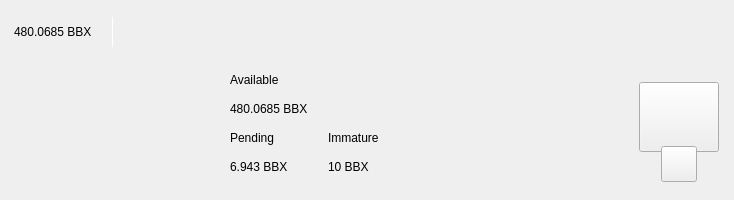
<?xml version="1.0" encoding="UTF-8"?>
<ui version="4.0">
 <class>TopBar</class>
 <widget class="QWidget" name="TopBar">
  <property name="geometry">
   <rect>
    <x>0</x>
    <y>0</y>
    <width>734</width>
    <height>200</height>
   </rect>
  </property>
  <property name="minimumSize">
   <size>
    <width>0</width>
    <height>200</height>
   </size>
  </property>
  <property name="maximumSize">
   <size>
    <width>16777215</width>
    <height>200</height>
   </size>
  </property>
  <property name="windowTitle">
   <string>Form</string>
  </property>
  <layout class="QVBoxLayout" name="verticalLayout_10" stretch="0">
   <property name="spacing">
    <number>0</number>
   </property>
   <property name="leftMargin">
    <number>0</number>
   </property>
   <property name="topMargin">
    <number>0</number>
   </property>
   <property name="rightMargin">
    <number>0</number>
   </property>
   <property name="bottomMargin">
    <number>0</number>
   </property>
   <item>
    <widget class="PFBorderImage" name="containerTop">
     <layout class="QVBoxLayout" name="verticalLayout_11">
      <property name="spacing">
       <number>0</number>
      </property>
      <property name="leftMargin">
       <number>0</number>
      </property>
      <property name="topMargin">
       <number>0</number>
      </property>
      <property name="rightMargin">
       <number>0</number>
      </property>
      <property name="bottomMargin">
       <number>0</number>
      </property>
      <item>
       <widget class="QWidget" name="top_container_2" native="true">
        <property name="minimumSize">
         <size>
          <width>0</width>
          <height>65</height>
         </size>
        </property>
        <layout class="QHBoxLayout" name="top_container">
         <property name="spacing">
          <number>0</number>
         </property>
         <property name="leftMargin">
          <number>14</number>
         </property>
         <property name="topMargin">
          <number>0</number>
         </property>
         <property name="rightMargin">
          <number>14</number>
         </property>
         <property name="bottomMargin">
          <number>0</number>
         </property>
         <item alignment="Qt::AlignVCenter">
          <widget class="QWidget" name="widgetTopAmount" native="true">
           <property name="sizePolicy">
            <sizepolicy hsizetype="Preferred" vsizetype="Maximum">
             <horstretch>0</horstretch>
             <verstretch>0</verstretch>
            </sizepolicy>
           </property>
           <layout class="QHBoxLayout" name="horizontalLayout_5">
            <property name="spacing">
             <number>0</number>
            </property>
            <property name="leftMargin">
             <number>0</number>
            </property>
            <property name="topMargin">
             <number>0</number>
            </property>
            <property name="rightMargin">
             <number>0</number>
            </property>
            <property name="bottomMargin">
             <number>0</number>
            </property>
            <item alignment="Qt::AlignTop">
             <widget class="QLabel" name="labelAmountTopPiv">
              <property name="minimumSize">
               <size>
                <width>0</width>
                <height>36</height>
               </size>
              </property>
              <property name="styleSheet">
               <string notr="true">padding:0px;margin:0px;</string>
              </property>
              <property name="text">
               <string>480.0685 BBX</string>
              </property>
             </widget>
            </item>
            <item>
             <spacer name="horizontalSpacer_11">
              <property name="orientation">
               <enum>Qt::Horizontal</enum>
              </property>
              <property name="sizeType">
               <enum>QSizePolicy::Fixed</enum>
              </property>
              <property name="sizeHint" stdset="0">
               <size>
                <width>20</width>
                <height>20</height>
               </size>
              </property>
             </spacer>
            </item>
            <item alignment="Qt::AlignVCenter">
             <widget class="QLabel" name="label_16">
              <property name="minimumSize">
               <size>
                <width>1</width>
                <height>30</height>
               </size>
              </property>
              <property name="maximumSize">
               <size>
                <width>1</width>
                <height>30</height>
               </size>
              </property>
              <property name="styleSheet">
               <string notr="true">background-color:white;
padding:0px;
border:none;</string>
              </property>
              <property name="text">
               <string/>
              </property>
             </widget>
            </item>
            <item>
             <spacer name="horizontalSpacer_12">
              <property name="orientation">
               <enum>Qt::Horizontal</enum>
              </property>
              <property name="sizeType">
               <enum>QSizePolicy::Fixed</enum>
              </property>
              <property name="sizeHint" stdset="0">
               <size>
                <width>20</width>
                <height>20</height>
               </size>
              </property>
             </spacer>
            </item>
           </layout>
          </widget>
         </item>
         <item>
          <spacer name="horizontalSpacer">
           <property name="orientation">
            <enum>Qt::Horizontal</enum>
           </property>
           <property name="sizeHint" stdset="0">
            <size>
             <width>40</width>
             <height>20</height>
            </size>
           </property>
          </spacer>
         </item>
         <item>
          <layout class="QHBoxLayout" name="horizontalLayout_4">
           <property name="spacing">
            <number>12</number>
           </property>
           <property name="rightMargin">
            <number>0</number>
           </property>
           <item alignment="Qt::AlignRight">
            <widget class="QWidget" name="layoutSync" native="true">
             <property name="minimumSize">
              <size>
               <width>0</width>
               <height>36</height>
              </size>
             </property>
             <property name="maximumSize">
              <size>
               <width>16777215</width>
               <height>36</height>
              </size>
             </property>
             <layout class="QVBoxLayout" name="verticalLayout_9">
              <property name="leftMargin">
               <number>0</number>
              </property>
              <property name="topMargin">
               <number>0</number>
              </property>
              <property name="rightMargin">
               <number>0</number>
              </property>
              <property name="bottomMargin">
               <number>0</number>
              </property>
              <item>
               <widget class="ExpandableButton" name="pushButtonSync" native="true">
                <property name="minimumSize">
                 <size>
                  <width>36</width>
                  <height>36</height>
                 </size>
                </property>
                <property name="maximumSize">
                 <size>
                  <width>16777215</width>
                  <height>36</height>
                 </size>
                </property>
               </widget>
              </item>
             </layout>
            </widget>
           </item>
           <item>
            <widget class="ExpandableButton" name="pushButtonMint" native="true">
             <property name="minimumSize">
              <size>
               <width>36</width>
               <height>36</height>
              </size>
             </property>
            </widget>
           </item>
           <item>
            <widget class="ExpandableButton" name="pushButtonStack" native="true">
             <property name="minimumSize">
              <size>
               <width>36</width>
               <height>36</height>
              </size>
             </property>
            </widget>
           </item>
           <item>
            <widget class="ExpandableButton" name="pushButtonColdStaking" native="true">
             <property name="minimumSize">
              <size>
               <width>36</width>
               <height>36</height>
              </size>
             </property>
            </widget>
           </item>
           <item>
            <widget class="ExpandableButton" name="pushButtonConnection" native="true">
             <property name="minimumSize">
              <size>
               <width>36</width>
               <height>36</height>
              </size>
             </property>
            </widget>
           </item>
           <item>
            <widget class="ExpandableButton" name="pushButtonLock" native="true">
             <property name="sizePolicy">
              <sizepolicy hsizetype="Expanding" vsizetype="Expanding">
               <horstretch>0</horstretch>
               <verstretch>0</verstretch>
              </sizepolicy>
             </property>
             <property name="minimumSize">
              <size>
               <width>36</width>
               <height>0</height>
              </size>
             </property>
            </widget>
           </item>
           <item>
            <widget class="ExpandableButton" name="pushButtonTheme" native="true">
             <property name="minimumSize">
              <size>
               <width>36</width>
               <height>36</height>
              </size>
             </property>
             <property name="maximumSize">
              <size>
               <width>16777215</width>
               <height>36</height>
              </size>
             </property>
            </widget>
           </item>
           <item>
            <widget class="ExpandableButton" name="pushButtonFAQ" native="true">
             <property name="minimumSize">
              <size>
               <width>36</width>
               <height>36</height>
              </size>
             </property>
            </widget>
           </item>
          </layout>
         </item>
        </layout>
       </widget>
      </item>
      <item>
       <widget class="QWidget" name="bottom_container" native="true">
        <property name="minimumSize">
         <size>
          <width>0</width>
          <height>135</height>
         </size>
        </property>
        <layout class="QHBoxLayout" name="botton_container">
         <property name="leftMargin">
          <number>10</number>
         </property>
         <property name="topMargin">
          <number>0</number>
         </property>
         <property name="rightMargin">
          <number>10</number>
         </property>
         <property name="bottomMargin">
          <number>10</number>
         </property>
         <item>
          <spacer name="horizontalSpacer_4">
           <property name="orientation">
            <enum>Qt::Horizontal</enum>
           </property>
           <property name="sizeHint" stdset="0">
            <size>
             <width>40</width>
             <height>20</height>
            </size>
           </property>
          </spacer>
         </item>
         <item>
          <layout class="QHBoxLayout" name="horizontalLayout_3">
           <property name="bottomMargin">
            <number>9</number>
           </property>
           <item>
            <layout class="QVBoxLayout" name="verticalLayout_7">
             <property name="spacing">
              <number>0</number>
             </property>
             <property name="leftMargin">
              <number>0</number>
             </property>
             <property name="rightMargin">
              <number>30</number>
             </property>
             <item>
              <layout class="QVBoxLayout" name="verticalLayout_2">
               <item>
                <widget class="QLabel" name="labelTitle1">
                 <property name="text">
                  <string>Available</string>
                 </property>
                </widget>
               </item>
               <item>
                <widget class="QLabel" name="labelAmountPiv">
                 <property name="text">
                  <string>480.0685 BBX</string>
                 </property>
                </widget>
               </item>
              </layout>
             </item>
             <item>
              <layout class="QHBoxLayout" name="horizontalLayout_2">
               <property name="spacing">
                <number>0</number>
               </property>
               <item>
                <layout class="QVBoxLayout" name="verticalLayout_3">
                 <item>
                  <widget class="QLabel" name="labelTitle3">
                   <property name="text">
                    <string>Pending</string>
                   </property>
                  </widget>
                 </item>
                 <item>
                  <widget class="QLabel" name="labelPendingPiv">
                   <property name="text">
                    <string>6.943 BBX</string>
                   </property>
                  </widget>
                 </item>
                </layout>
               </item>
               <item>
                <spacer name="horizontalSpacer_3">
                 <property name="orientation">
                  <enum>Qt::Horizontal</enum>
                 </property>
                 <property name="sizeType">
                  <enum>QSizePolicy::Fixed</enum>
                 </property>
                 <property name="sizeHint" stdset="0">
                  <size>
                   <width>40</width>
                   <height>20</height>
                  </size>
                 </property>
                </spacer>
               </item>
               <item>
                <layout class="QVBoxLayout" name="verticalLayout_4">
                 <item>
                  <widget class="QLabel" name="labelTitle4">
                   <property name="text">
                    <string>Immature</string>
                   </property>
                  </widget>
                 </item>
                 <item>
                  <widget class="QLabel" name="labelImmaturePiv">
                   <property name="text">
                    <string>10 BBX</string>
                   </property>
                  </widget>
                 </item>
                </layout>
               </item>
              </layout>
             </item>
            </layout>
           </item>
          </layout>
         </item>
         <item>
          <spacer name="horizontalSpacer_2">
           <property name="orientation">
            <enum>Qt::Horizontal</enum>
           </property>
           <property name="sizeHint" stdset="0">
            <size>
             <width>40</width>
             <height>20</height>
            </size>
           </property>
          </spacer>
         </item>
         <item alignment="Qt::AlignHCenter|Qt::AlignVCenter">
          <widget class="QWidget" name="qrContainer" native="true">
           <property name="sizePolicy">
            <sizepolicy hsizetype="Preferred" vsizetype="Minimum">
             <horstretch>0</horstretch>
             <verstretch>0</verstretch>
            </sizepolicy>
           </property>
           <property name="minimumSize">
            <size>
             <width>90</width>
             <height>110</height>
            </size>
           </property>
           <property name="maximumSize">
            <size>
             <width>90</width>
             <height>110</height>
            </size>
           </property>
           <layout class="QVBoxLayout" name="containerQR">
            <property name="spacing">
             <number>0</number>
            </property>
            <property name="leftMargin">
             <number>5</number>
            </property>
            <property name="topMargin">
             <number>10</number>
            </property>
            <property name="rightMargin">
             <number>5</number>
            </property>
            <property name="bottomMargin">
             <number>0</number>
            </property>
            <item>
             <widget class="QPushButton" name="btnQr">
              <property name="minimumSize">
               <size>
                <width>70</width>
                <height>70</height>
               </size>
              </property>
              <property name="maximumSize">
               <size>
                <width>16777215</width>
                <height>70</height>
               </size>
              </property>
              <property name="focusPolicy">
               <enum>Qt::NoFocus</enum>
              </property>
              <property name="text">
               <string/>
              </property>
              <property name="iconSize">
               <size>
                <width>70</width>
                <height>70</height>
               </size>
              </property>
             </widget>
            </item>
            <item>
             <spacer name="verticalSpacer">
              <property name="orientation">
               <enum>Qt::Vertical</enum>
              </property>
              <property name="sizeType">
               <enum>QSizePolicy::Fixed</enum>
              </property>
              <property name="sizeHint" stdset="0">
               <size>
                <width>20</width>
                <height>20</height>
               </size>
              </property>
             </spacer>
            </item>
            <item alignment="Qt::AlignHCenter|Qt::AlignBottom">
             <widget class="QPushButton" name="pushButtonQR">
              <property name="minimumSize">
               <size>
                <width>36</width>
                <height>36</height>
               </size>
              </property>
              <property name="maximumSize">
               <size>
                <width>36</width>
                <height>36</height>
               </size>
              </property>
              <property name="focusPolicy">
               <enum>Qt::NoFocus</enum>
              </property>
              <property name="text">
               <string/>
              </property>
             </widget>
            </item>
           </layout>
          </widget>
         </item>
        </layout>
       </widget>
      </item>
     </layout>
    </widget>
   </item>
  </layout>
 </widget>
 <customwidgets>
  <customwidget>
   <class>ExpandableButton</class>
   <extends>QWidget</extends>
   <header>qt/ballotbox/expandablebutton.h</header>
   <container>1</container>
  </customwidget>
  <customwidget>
   <class>PFBorderImage</class>
   <extends>QFrame</extends>
   <header>qt/ballotbox/pfborderimage.h</header>
   <container>1</container>
  </customwidget>
 </customwidgets>
 <resources/>
 <connections/>
</ui>
